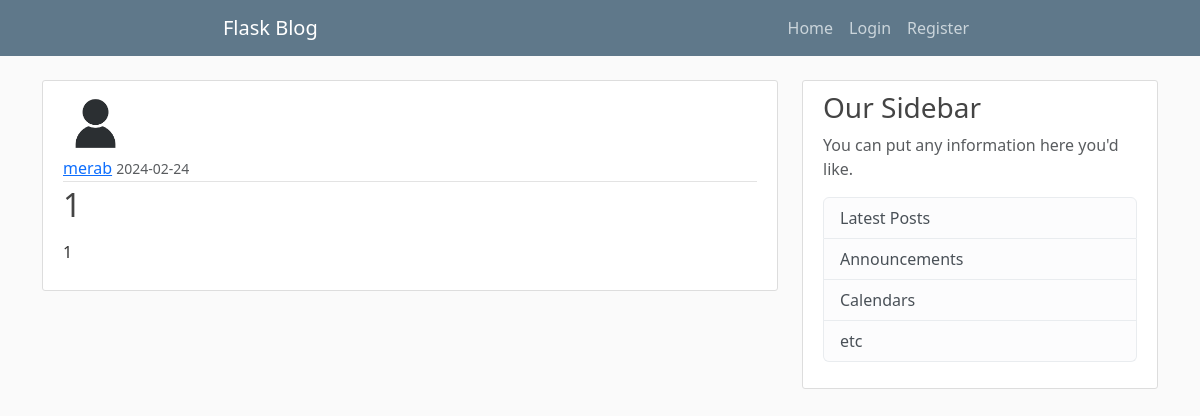
The page /post?id=2 on the database its author committed.
### flaskblog/models.py (models this page shows, shortened)
class User(db.Model, UserMixin):
    id: Mapped[int] = mapped_column(Integer, primary_key=True)
    username: Mapped[str] = mapped_column(String(20), unique=True, nullable=False)
    email: Mapped[str] = mapped_column(String(250),unique=True, nullable=False)
    image_file: Mapped[str] = mapped_column(String(20), nullable=False, default='default.jpg')
    password: Mapped[str] = mapped_column(String(250), nullable=False)
    post = relationship('Post', backref='author', lazy=True)

class Post(db.Model):
    id: Mapped[int] = mapped_column(Integer, primary_key=True)
    title: Mapped[str] = mapped_column(String(250), unique=True, nullable=False)
    date_posted: Mapped[str] = mapped_column(DateTime, nullable=False, default=datetime.utcnow)
    content: Mapped[str] = mapped_column(Text, nullable=False)
    user_id : Mapped[int] = mapped_column(Integer, ForeignKey('user.id'), nullable=False)
    img_url: Mapped[str] = mapped_column(String(250), nullable=True)

### flaskblog/posts/routes.py (the view)
@posts.route('/post', methods=['GET', 'POST'])
def post():
    post_id = request.args.get('id')
    post = Post.query.get_or_404(post_id)
    return render_template('post.html', title=post.title, post=post )

### flaskblog/templates/post.html (shortened to what this page needs)
{% extends "layout.html" %} {% block content %}
<article class="media content-section">
  <img
    class="rounded-circle, article-img"
    src="{{url_for('static', filename='profile_pics/' + post.author.image_file )}}"
    alt=""
  />
  <div class="media-body">
    <div class="article-metadata">
      <a
        class="mr-2"
        href="{{url_for('users.authors_posts', author=post.author.username)}}"
        >{{ post.author.username }}</a
      >
      <small class="text-muted"
        >{{ post.date_posted.strftime('%Y-%m-%d') }}</small
      >
    </div>
    <h2 class="article-title">{{ post.title|safe }}</h2>
    <p class="article-content">{{ post.content|safe }}</p>
  </div>
</article>
{% endblock content %}

### flaskblog/static/main.css (style rules this page uses)
body { background: #fafafa; color: #333333; margin-top: 5rem; }
h1, h2, h3, h4, h5, h6 { color: #444444; }
.content-section { background: #ffffff; padding: 10px 20px; border: 1px solid #dddddd; border-radius: 3px; margin-bottom: 20px; }
.article-title { color: #444444; }
.article-content { white-space: pre-line; }
.article-img { height: 65px; width: 65px; margin-right: 16px; }
.article-metadata { padding-bottom: 1px; margin-bottom: 4px; border-bottom: 1px solid #e3e3e3 }

### rows shown on the page
User: image_file (placeholder picture), author.username "merab"
Post: date_posted "2024-02-24", title "1", content "1"
